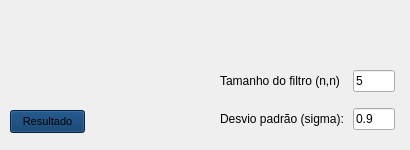
<?xml version="1.0" encoding="UTF-8"?>
<ui version="4.0">
 <class>Form</class>
 <widget class="QWidget" name="Form">
  <property name="geometry">
   <rect>
    <x>0</x>
    <y>0</y>
    <width>410</width>
    <height>150</height>
   </rect>
  </property>
  <property name="minimumSize">
   <size>
    <width>410</width>
    <height>150</height>
   </size>
  </property>
  <property name="maximumSize">
   <size>
    <width>420</width>
    <height>180</height>
   </size>
  </property>
  <property name="windowTitle">
   <string>Form</string>
  </property>
  <property name="styleSheet">
   <string notr="true"/>
  </property>
  <widget class="QPushButton" name="pushButton">
   <property name="geometry">
    <rect>
     <x>10</x>
     <y>110</y>
     <width>75</width>
     <height>23</height>
    </rect>
   </property>
   <property name="font">
    <font>
     <family>MS Shell Dlg 2</family>
     <pointsize>8</pointsize>
     <weight>9</weight>
     <italic>false</italic>
     <bold>false</bold>
    </font>
   </property>
   <property name="autoFillBackground">
    <bool>false</bool>
   </property>
   <property name="styleSheet">
    <string notr="true">background-color: rgb(0, 50, 100);
font: 75 8pt &quot;MS Shell Dlg 2&quot;;</string>
   </property>
   <property name="text">
    <string>Resultado</string>
   </property>
  </widget>
  <widget class="QWidget" name="verticalLayoutWidget">
   <property name="geometry">
    <rect>
     <x>220</x>
     <y>60</y>
     <width>175</width>
     <height>80</height>
    </rect>
   </property>
   <layout class="QVBoxLayout" name="verticalLayout">
    <item>
     <layout class="QHBoxLayout" name="horizontalLayout" stretch="3,1">
      <item>
       <widget class="QLabel" name="label">
        <property name="text">
         <string>Tamanho do filtro (n,n)</string>
        </property>
       </widget>
      </item>
      <item>
       <widget class="QLineEdit" name="lineEdit">
        <property name="text">
         <string>5</string>
        </property>
       </widget>
      </item>
     </layout>
    </item>
    <item>
     <layout class="QHBoxLayout" name="horizontalLayout_2" stretch="3,1">
      <item>
       <widget class="QLabel" name="label_2">
        <property name="text">
         <string>Desvio padrão (sigma):</string>
        </property>
       </widget>
      </item>
      <item>
       <widget class="QLineEdit" name="lineEdit_2">
        <property name="text">
         <string>0.9</string>
        </property>
       </widget>
      </item>
     </layout>
    </item>
   </layout>
  </widget>
 </widget>
 <resources/>
 <connections/>
 <buttongroups>
  <buttongroup name="buttonGroup"/>
 </buttongroups>
</ui>
